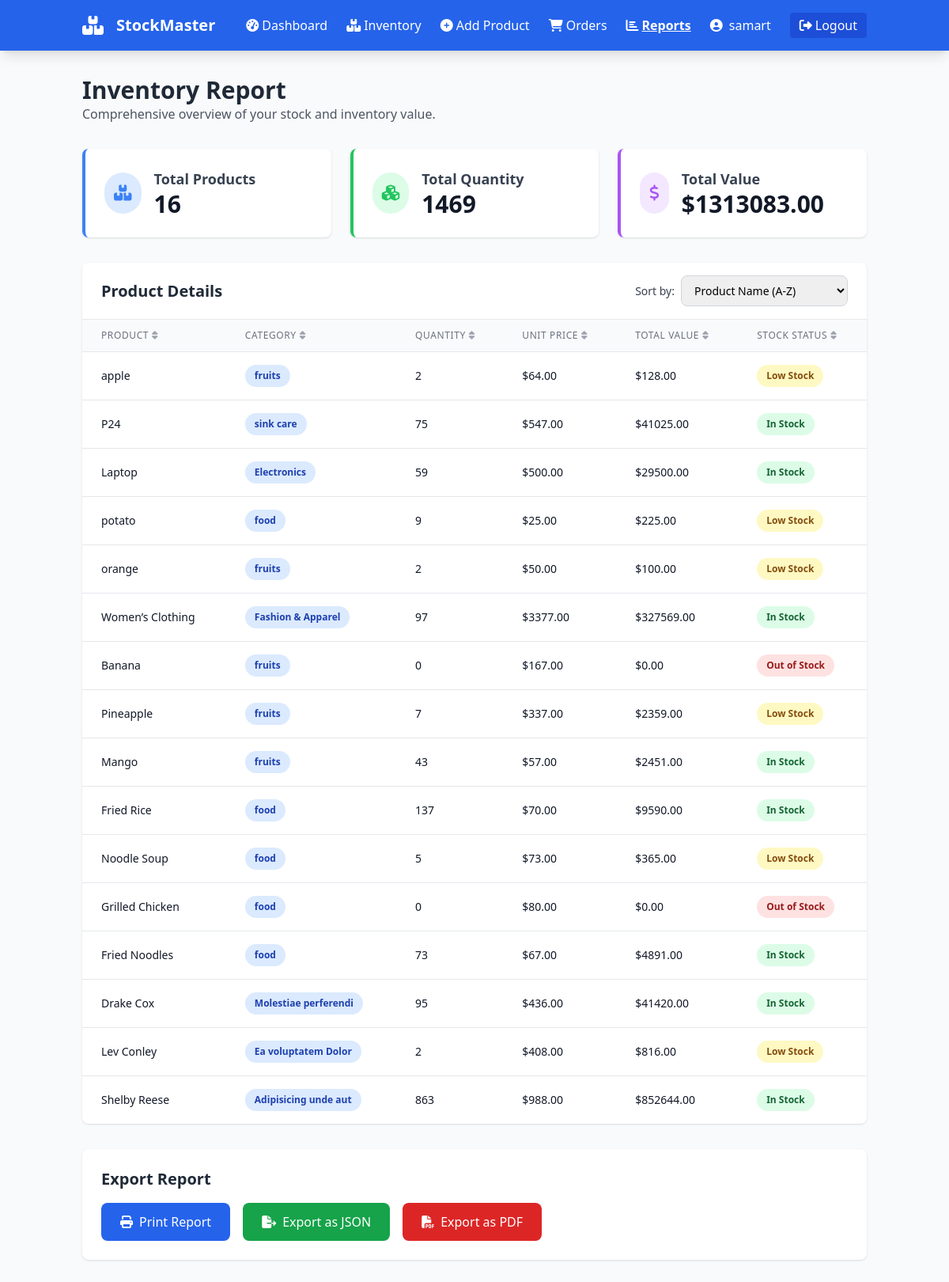
/report (signed in), run on the app's committed database.
### app.py (models this page shows, shortened)
class User(UserMixin, db.Model):
    id = db.Column(db.Integer, primary_key=True)
    username = db.Column(db.String(80), unique=True, nullable=False)
    email = db.Column(db.String(120), unique=True, nullable=False)
    password_hash = db.Column(db.String(128))
    created_at = db.Column(db.DateTime, default=datetime.utcnow)
    products = db.relationship('Product', backref='user', lazy=True)
    orders = db.relationship('Order', backref='user', lazy=True)

class Product(db.Model):
    id = db.Column(db.Integer, primary_key=True)
    name = db.Column(db.String(100), nullable=False)
    category = db.Column(db.String(50))
    quantity = db.Column(db.Integer, nullable=False)
    price = db.Column(db.Float, nullable=False)
    supplier = db.Column(db.String(100))
    description = db.Column(db.Text)
    created_at = db.Column(db.DateTime, default=datetime.utcnow)
    updated_at = db.Column(db.DateTime, default=datetime.utcnow, onupdate=datetime.utcnow)
    user_id = db.Column(db.Integer, db.ForeignKey('user.id'), nullable=False)

### app.py (the view)
@app.route('/report')
@login_required
def report():
    products = Product.query.filter_by(user_id=current_user.id).all()
    total_quantity = sum(product.quantity for product in products)
    total_value = sum(product.quantity * product.price for product in products)
    categories = {}
    for product in products:
        if product.category not in categories:
            categories[product.category] = {'count': 0, 'quantity': 0, 'value': 0}
        categories[product.category]['count'] += 1
        categories[product.category]['quantity'] += product.quantity
        categories[product.category]['value'] += product.quantity * product.price
    return render_template('report.html',
                         products=products,
                         total_quantity=total_quantity,
                         total_value=total_value,
                         categories=categories)

### app.py (called while the page is built)
@login_manager.user_loader
def load_user(user_id):
    return User.query.get(int(user_id))

### templates/report.html (shortened to what this page needs)
{% extends "base.html" %}
{% block content %}
<div class="mb-8">
    <h1 class="text-3xl font-bold text-gray-800">Inventory Report</h1>
    <p class="text-gray-600">Comprehensive overview of your stock and inventory value.</p>
</div>
<div class="grid grid-cols-1 md:grid-cols-3 gap-6 mb-8">
    <div class="bg-white rounded-lg shadow p-6 border-l-4 border-blue-500">
        <div class="flex items-center">
            <div class="p-3 rounded-full bg-blue-100 text-blue-500 mr-4">
                <i class="fas fa-boxes text-xl"></i>
            </div>
            <div>
                <h3 class="text-lg font-semibold text-gray-700">Total Products</h3>
                <p class="text-3xl font-bold text-gray-900">{{ products|length }}</p>
            </div>
        </div>
    </div>
    <div class="bg-white rounded-lg shadow p-6 border-l-4 border-green-500">
        <div class="flex items-center">
            <div class="p-3 rounded-full bg-green-100 text-green-500 mr-4">
                <i class="fas fa-cubes text-xl"></i>
            </div>
            <div>
                <h3 class="text-lg font-semibold text-gray-700">Total Quantity</h3>
                <p class="text-3xl font-bold text-gray-900">{{ total_quantity }}</p>
            </div>
        </div>
    </div>
    <div class="bg-white rounded-lg shadow p-6 border-l-4 border-purple-500">
        <div class="flex items-center">
            <div class="p-3 rounded-full bg-purple-100 text-purple-500 mr-4">
                <i class="fas fa-dollar-sign text-xl"></i>
            </div>
            <div>
                <h3 class="text-lg font-semibold text-gray-700">Total Value</h3>
                <p class="text-3xl font-bold text-gray-900">${{ "%.2f"|format(total_value) }}</p>
            </div>
        </div>
    </div>
</div>
<div class="bg-white rounded-lg shadow overflow-hidden mb-8">
    <div class="px-6 py-4 border-b border-gray-200 flex justify-between items-center">
        <h2 class="text-xl font-semibold text-gray-800">Product Details</h2>
        <div class="flex items-center">
            <label for="report-sort-select" class="text-sm font-medium text-gray-700 mr-2">Sort by:</label>
            <select id="report-sort-select" class="border border-gray-300 rounded-lg px-3 py-2 text-sm focus:outline-none focus:ring-2 focus:ring-indigo-500">
                <option value="name-asc">Product Name (A-Z)</option>
            </select>
        </div>
    </div>
    <div class="overflow-x-auto">
        <table class="min-w-full divide-y divide-gray-200">
            <thead class="bg-gray-50">
                <tr>
                    <th scope="col" class="px-6 py-3 text-left text-xs font-medium text-gray-500 uppercase tracking-wider cursor-pointer hover:bg-gray-100 sort-header" data-sort="name">
                        <div class="flex items-center">
                            <span>Product</span>
                            <i class="fas fa-sort ml-1 text-gray-400"></i>
                        </div>
                    </th>
                    <th scope="col" class="px-6 py-3 text-left text-xs font-medium text-gray-500 uppercase tracking-wider cursor-pointer hover:bg-gray-100 sort-header" data-sort="category">
                        <div class="flex items-center">
                            <span>Category</span>
                            <i class="fas fa-sort ml-1 text-gray-400"></i>
                        </div>
                    </th>
                    <th scope="col" class="px-6 py-3 text-left text-xs font-medium text-gray-500 uppercase tracking-wider cursor-pointer hover:bg-gray-100 sort-header" data-sort="quantity">
                        <div class="flex items-center">
                            <span>Quantity</span>
                            <i class="fas fa-sort ml-1 text-gray-400"></i>
                        </div>
                    </th>
                    <th scope="col" class="px-6 py-3 text-left text-xs font-medium text-gray-500 uppercase tracking-wider cursor-pointer hover:bg-gray-100 sort-header" data-sort="price">
                        <div class="flex items-center">
                            <span>Unit Price</span>
                            <i class="fas fa-sort ml-1 text-gray-400"></i>
                        </div>
                    </th>
                    <th scope="col" class="px-6 py-3 text-left text-xs font-medium text-gray-500 uppercase tracking-wider cursor-pointer hover:bg-gray-100 sort-header" data-sort="value">
                        <div class="flex items-center">
                            <span>Total Value</span>
                            <i class="fas fa-sort ml-1 text-gray-400"></i>
                        </div>
                    </th>
                    <th scope="col" class="px-6 py-3 text-left text-xs font-medium text-gray-500 uppercase tracking-wider cursor-pointer hover:bg-gray-100 sort-header" data-sort="status">
                        <div class="flex items-center">
                            <span>Stock Status</span>
                            <i class="fas fa-sort ml-1 text-gray-400"></i>
                        </div>
                    </th>
                </tr>
            </thead>
            <tbody id="report-table-body" class="bg-white divide-y divide-gray-200">
                {% for product in products %}
                <tr class="hover:bg-gray-50 transition duration-300 report-row"
                    data-name="{{ product.name|lower }}"
                    data-category="{{ product.category|lower }}"
                    data-quantity="{{ product.quantity }}"
                    data-price="{{ product.price }}"
                    data-value="{{ product.quantity * product.price }}"
                    data-status="{{ 'out' if product.quantity == 0 else 'low' if product.quantity < 10 else 'in' }}">
                    <td class="px-6 py-4 whitespace-nowrap">
                        <div class="text-sm font-medium text-gray-900">{{ product.name }}</div>
                    </td>
                    <td class="px-6 py-4 whitespace-nowrap">
                        <span class="px-3 py-1 inline-flex text-xs leading-5 font-semibold rounded-full bg-blue-100 text-blue-800">
                            {{ product.category }}
                        </span>
                    </td>
                    <td class="px-6 py-4 whitespace-nowrap text-sm text-gray-900">{{ product.quantity }}</td>
                    <td class="px-6 py-4 whitespace-nowrap text-sm text-gray-900">${{ "%.2f"|format(product.price) }}</td>
                    <td class="px-6 py-4 whitespace-nowrap text-sm font-medium text-gray-900">${{ "%.2f"|format(product.quantity * product.price) }}</td>
                    <td class="px-6 py-4 whitespace-nowrap">
                        {% if product.quantity == 0 %}
                        <span class="px-3 py-1 inline-flex text-xs leading-5 font-semibold rounded-full bg-red-100 text-red-800">
                            Out of Stock
                        </span>
                        {% elif product.quantity < 10 %}
                        <span class="px-3 py-1 inline-flex text-xs leading-5 font-semibold rounded-full bg-yellow-100 text-yellow-800">
                            Low Stock
                        </span>
                        {% else %}
                        <span class="px-3 py-1 inline-flex text-xs leading-5 font-semibold rounded-full bg-green-100 text-green-800">
                            In Stock
                        </span>
                        {% endif %}
                    </td>
                </tr>
                {% endfor %}
            </tbody>
        </table>
    </div>
</div>
<div class="bg-white rounded-lg shadow p-6">
    <h2 class="text-xl font-semibold text-gray-800 mb-4">Export Report</h2>
    <div class="flex flex-wrap gap-4">
        <button onclick="window.print()"
                class="px-6 py-3 bg-blue-600 text-white rounded-lg hover:bg-blue-700 transition duration-300 flex items-center">
            <i class="fas fa-print mr-2"></i> Print Report
        </button>
        <button id="exportJson"
                class="px-6 py-3 bg-green-600 text-white rounded-lg hover:bg-green-700 transition duration-300 flex items-center">
            <i class="fas fa-file-export mr-2"></i> Export as JSON
        </button>
        <button id="exportPdf"
                class="px-6 py-3 bg-red-600 text-white rounded-lg hover:bg-red-700 transition duration-300 flex items-center">
            <i class="fas fa-file-pdf mr-2"></i> Export as PDF
        </button>
    </div>
</div>
{% endblock %}

### templates/base.html (shortened to what this page needs)
<!DOCTYPE html>
<html lang="en">
<head>
    <script src="https://cdn.tailwindcss.com"></script>
    <link rel="stylesheet" href="https://cdnjs.cloudflare.com/ajax/libs/font-awesome/6.4.0/css/all.min.css">
    <link href="{{ url_for('static', filename='style.css') }}" rel="stylesheet">
</head>
<body class="bg-gray-50">
    {% if current_user.is_authenticated %}
    <nav class="bg-blue-600 text-white shadow-lg">
        <div class="container mx-auto px-4">
            <div class="flex justify-between items-center py-4">
                <div class="flex items-center space-x-4">
                    <i class="fas fa-boxes text-2xl"></i>
                    <h1 class="text-xl font-bold">StockMaster</h1>
                </div>
                <div class="flex items-center space-x-6">
                    <a href="{{ url_for('dashboard') }}" class="hover:text-blue-200 transition duration-300 {% if request.endpoint == 'dashboard' %}font-bold underline{% endif %}">
                        <i class="fas fa-tachometer-alt mr-1"></i>Dashboard
                    </a>
                    <a href="{{ url_for('inventory') }}" class="hover:text-blue-200 transition duration-300 {% if request.endpoint == 'inventory' %}font-bold underline{% endif %}">
                        <i class="fas fa-boxes mr-1"></i>Inventory
                    </a>
                    <a href="{{ url_for('add_product') }}" class="hover:text-blue-200 transition duration-300 {% if request.endpoint == 'add_product' %}font-bold underline{% endif %}">
                        <i class="fas fa-plus-circle mr-1"></i>Add Product
                    </a>
                    <a href="{{ url_for('orders') }}" class="hover:text-blue-200 transition duration-300 {% if request.endpoint == 'orders' %}font-bold underline{% endif %}">
                        <i class="fas fa-shopping-cart mr-1"></i>Orders
                    </a>
                    <a href="{{ url_for('report') }}" class="hover:text-blue-200 transition duration-300 {% if request.endpoint == 'report' %}font-bold underline{% endif %}">
                        <i class="fas fa-chart-bar mr-1"></i>Reports
                    </a>
                    <div class="flex items-center space-x-2">
                        <i class="fas fa-user-circle"></i>
                        <span>{{ current_user.username }}</span>
                    </div>
                    <a href="{{ url_for('logout') }}" class="bg-blue-700 hover:bg-blue-800 px-3 py-1 rounded transition duration-300">
                        <i class="fas fa-sign-out-alt mr-1"></i>Logout
                    </a>
                </div>
            </div>
        </div>
    </nav>
    {% endif %}
    <main class="container mx-auto px-4 py-8">
        {% block content %}{% endblock %}
    </main>
</body>
</html>

### static/style.css (style rules this page uses)
* { transition: color 0.3s ease, background-color 0.3s ease, border-color 0.3s ease, box-shadow 0.3s ease; }

### data on the page
User: username "samart"
Product: name "apple", category "fruits", quantity "2", price "64.00", product.quantity*product.price "128.00", shows "Low Stock"
Product: name "P24", category "sink care", quantity "75", price "547.00", product.quantity*product.price "41025.00", shows "In Stock"
Product: name "Laptop", category "Electronics", quantity "59", price "500.00", product.quantity*product.price "29500.00", shows "In Stock"
Product: name "potato", category "food", quantity "9", price "25.00", product.quantity*product.price "225.00", shows "Low Stock"
Product: name "orange", category "fruits", quantity "2", price "50.00", product.quantity*product.price "100.00", shows "Low Stock"
Product: name "Women’s Clothing", category "Fashion & Apparel", quantity "97", price "3377.00", product.quantity*product.price "327569.00", shows "In Stock"
Product: name "Banana", category "fruits", quantity "0", price "167.00", product.quantity*product.price "0.00", shows "Out of Stock"
Product: name "Pineapple", category "fruits", quantity "7", price "337.00", product.quantity*product.price "2359.00", shows "Low Stock"
Product: name "Mango", category "fruits", quantity "43", price "57.00", product.quantity*product.price "2451.00", shows "In Stock"
Product: name "Fried Rice", category "food", quantity "137", price "70.00", product.quantity*product.price "9590.00", shows "In Stock"
Product: name "Noodle Soup", category "food", quantity "5", price "73.00", product.quantity*product.price "365.00", shows "Low Stock"
Product: name "Grilled Chicken", category "food", quantity "0", price "80.00", product.quantity*product.price "0.00", shows "Out of Stock"
Product: name "Fried Noodles", category "food", quantity "73", price "67.00", product.quantity*product.price "4891.00", shows "In Stock"
Product: name "Drake Cox", category "Molestiae perferendi", quantity "95", price "436.00", product.quantity*product.price "41420.00", shows "In Stock"
Product: name "Lev Conley", category "Ea voluptatem Dolor", quantity "2", price "408.00", product.quantity*product.price "816.00", shows "Low Stock"
Product: name "Shelby Reese", category "Adipisicing unde aut", quantity "863", price "988.00", product.quantity*product.price "852644.00", shows "In Stock"

### other printed values
{{ products|length }} "16"
{{ total_quantity }} "1469"
{{ "%.2f"|format(total_value) }} "1313083.00"
